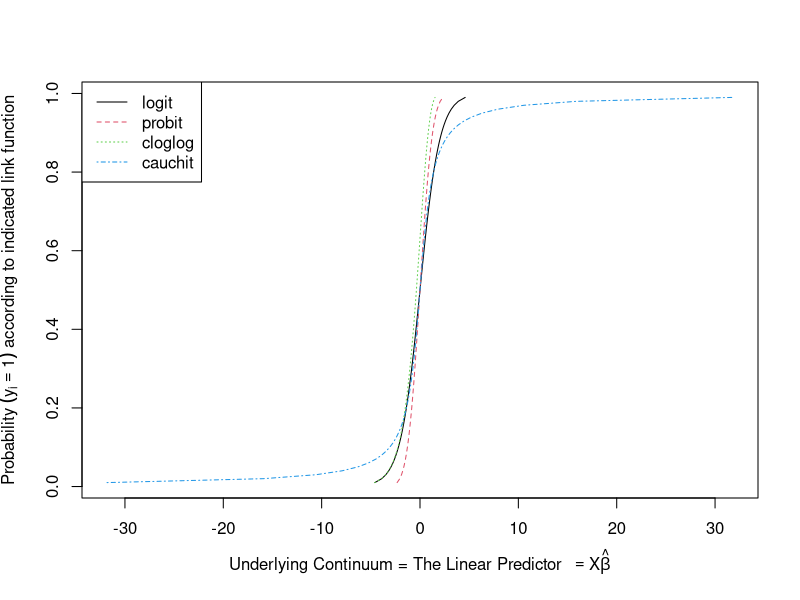
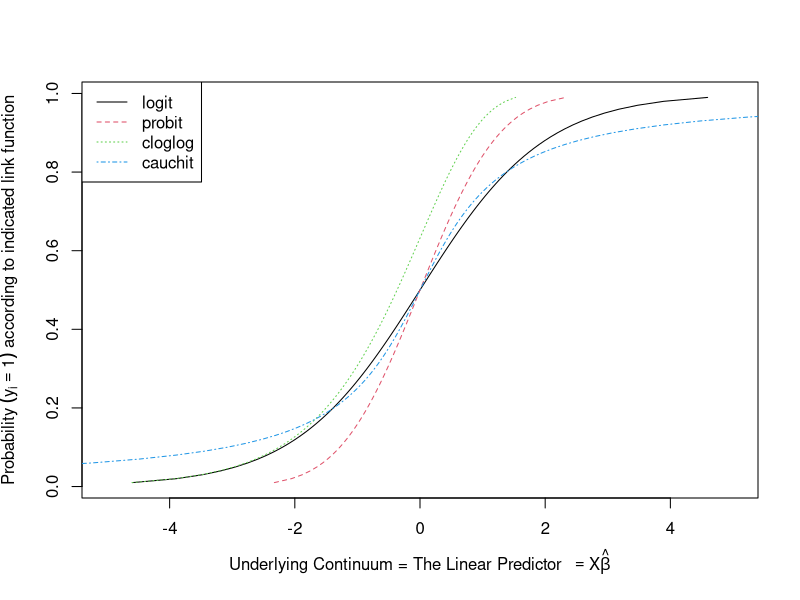
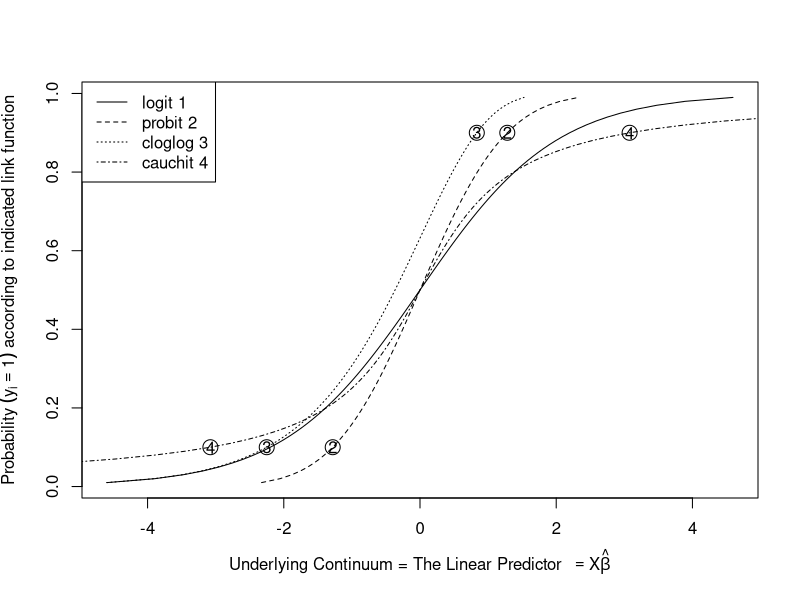
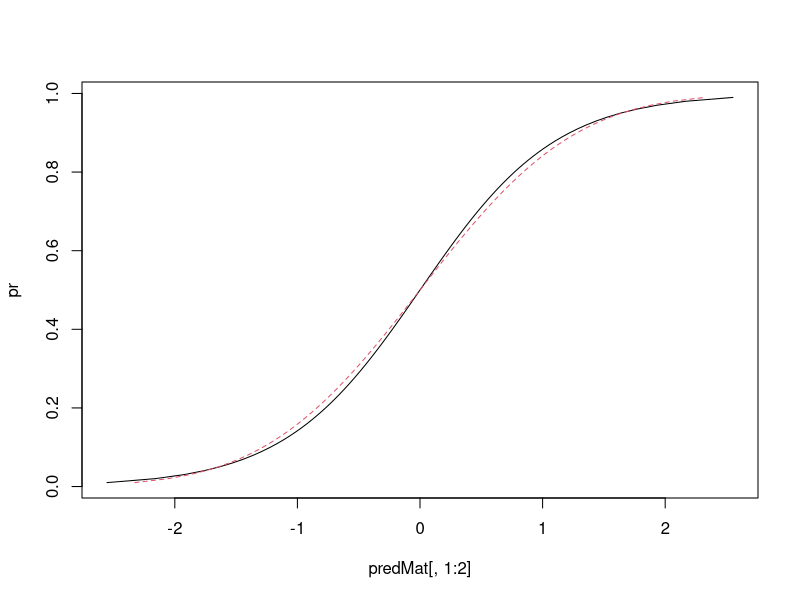

Recreate these plots in R, in order.
## Title: logit-compareLinks-1.R
## Author:  Paul E Johnson <pauljohn@ku.edu>
## Date:  2013-02-11 / 2014-08-07
## Description: I started to wonder what difference it might
##   make if we change the link function in a logistic regression.
##   Theoretically, we know that changing from logit to probit
##   has no meaningful difference--the coefficients scale by 1.6
##   or so.  How about the other links?
##
## The main take-away for me is that the Cauchit link is WAY
## different from the others.


## For parameters lying between 0 and 1 (e.g., probabilities), the
## valid link functions are:
##   ‘logit’, ‘probit’, ‘cloglog’, ‘cauchit’, ‘loglog’, ‘fsqrt’,
##   ‘logc’, ‘golf’, ‘polf’, ‘nbolf’.



library(VGAM) ## for the logit function

pr <- seq(0.01, 0.99, by = 0.01)

## see the logit function?
logit(pr)

linknames <- c("logit", "probit", "cloglog", "cauchit")
##could try , "fsqrt", "logc", "golf")

predMat <- sapply ( linknames, do.call, list(pr))


## Lets just throw all the plots into one file.

SAVEME <- FALSE
if (SAVEME == TRUE) ## Same as if (SAVEME)
    pdf(file = "logitlinks.pdf", height = 7, width = 7,
        paper = "special", onefile = TRUE,family="Times")

myxlab <-
    expression(paste("Underlying Continuum = The Linear Predictor",
        phantom(0) == X*hat(beta)))

myylab <- expression(paste("Probability ", (y[i]==1),
    " according to indicated link function"))

## Here's the easy way to make the  plot
matplot(predMat, pr,  type="l", xlab = myxlab, ylab=myylab)
legend("topleft", legend=linknames, col=1:4, lty=1:4)

## re-scale a bit
matplot(predMat, pr,  type = "l", xlab = myxlab, ylab = myylab, xlim = c(-5, 5))
legend("topleft", legend = linknames, col = 1:4, lty = 1:4)


## Here's the way I did it when I had forgotten about matplot.
## Maybe there is some virtue in hard work. I think the result
## is nicer because the scaling is better. The scaling is set
## by the first function plotted, so the huge domain of the
## cauchit distribution is not distorting the display of the others.

## This plots column 1, then adds lines for columns 2:4

plot(predMat[, 1], pr, type = "l", cex = 0.5, xlab = myxlab, ylab =
     myylab)
## That sets the outer frame. Now for columns 2 through 4
## Could be more careful using "raw" indexes and position numbers
for(i in 2:4){
  lines(predMat[, i], pr, type ="l", lty = i)
  points(predMat[90, i], pr[90], cex = 2)
  points(predMat[90, i], pr[90], pch = as.character(i))
  points(predMat[10, i], pr[10], cex = 2)
  points(predMat[10, i], pr[10], pch = as.character(i))
}

legend("topleft",legend=paste(linknames, c(1,2,3,4)), lty=c(1,2,3,4))

if (SAVEME == T) dev.off()



## But, as I look at this, I can see a big flaw in the plot.  Since
## any fit of a logit or probit model will stretch or implicitly
## rescale the X axis, the difference that appears here between probit
## and logit is a deception. It comes back to the fact that probit and
## logit coefficients are proportional, their seeming difference is
## an illusion (translate  by multiplying by 1.7 or such)


## TODO: Adjust to plot predicted values using a rescaled
## X axis.  Hmm. I have to think that over.

## Logit has a scale parameter s, variance is  pi^2/3 * s^2
## The fitting process forces the error to be 1, however,
## so the betas are actually magnified.
## Probit has variance 1

## Let's rescale column 1 appropriately

predMat[,1] <- predMat[ ,1]/ 1.8

## now just look at logit and probit. See? same. almost.
matplot( predMat[, 1:2], pr,  type = "l")

## How now to rescale Cauchy?
